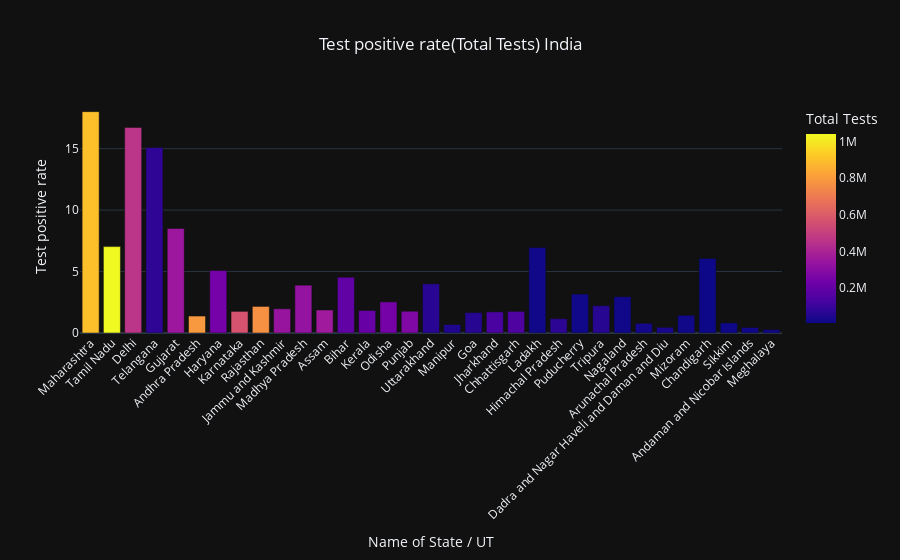

The notebook cell saved with this chart:
### Markdown cell above
The above code displays the following graph which currently isnt helpful as it uses trendline='lowess' #can replace 'lowess' with 'ols'<br>LOWESS = (locally weighted scatterplot smoothing) <a> href="https://en.wikipedia.org/wiki/Local_regression" > Link for better understanding</a><br>OLS = (Ordinary Least Squared)<br>![fig1.png](attachment:fig1.png)<br>As we can see LOWESS needs larger amount of data for a better model<br>Also I need help with making this graph better since I'm restricted for using
<ol>
<li><code>x=range(len(confirmed_df))</code>in <code>px.scatter</code> since it wont otherwise give the trendline and </li>
<li><code>ticktext=confirmed_df[confirmed_df.columns[2]].values.astype(str)</code>in <code>fig.update_xaxes</code> for actually displaying dates on x axis and converted to string because otherwise a huge int/float is displayed on the x axis</li>
</ol>

### Code cell
bar_chart(temp_df, positive_rate_india, total_tests_india, 'India')

### Figure 1 — Plotly figure (JSON) as saved in the notebook; plotly's stock layout.template omitted (floating-point values rounded to 4 significant figures)
{"data": [{"alignmentgroup": "True", "hovertemplate": "Name of State / UT=%{x}<br>Test positive rate=%{y}<br>Total Tests=%{marker.color}<extra></extra>", "legendgroup": "", "marker": {"color": [900423, 1042649, 459156, 75308, 351179, 791624, 241941, 568058, 770174, 338903, 329079, 362713, 189643, 209456, 244588, 276919, 62500, 45253, 60350, 133082, 144828, 13636, 72688, 14689, 60199, 13085, 21890, 30768, 12753, 7201, 10212, 14583, 17784], "coloraxis": "coloraxis"}, "name": "", "offsetgroup": "", "orientation": "v", "showlegend": false, "textposition": "auto", "type": "bar", "x": ["Maharashtra", "Tamil Nadu", "Delhi", "Telangana", "Gujarat", "Andhra Pradesh", "Haryana", "Karnataka", "Rajasthan", "Jammu and Kashmir", "Madhya Pradesh", "Assam", "Bihar", "Kerala", "Odisha", "Punjab", "Uttarakhand", "Manipur", "Goa", "Jharkhand", "Chhattisgarh", "Ladakh", "Himachal Pradesh", "Puducherry", "Tripura", "Nagaland", "Arunachal Pradesh", "Dadra and Nagar Haveli and Daman and Diu", "Mizoram", "Chandigarh", "Sikkim", "Andaman and Nicobar Islands", "Meghalaya"], "xaxis": "x", "y": [18.01, 7.03, 16.73, 15.1, 8.5, 1.38, 5.08, 1.76, 2.16, 1.97, 3.89, 1.87, 4.54, 1.83, 2.53, 1.77, 4, 0.69, 1.66, 1.72, 1.76, 6.96, 1.16, 3.17, 2.22, 2.95, 0.79, 0.46, 1.44, 6.07, 0.82, 0.45, 0.27], "yaxis": "y"}], "layout": {"barmode": "relative", "coloraxis": {"colorbar": {"title": {"text": "Total Tests"}}, "colorscale": [[0, "#0d0887"], [0.1111, "#46039f"], [0.2222, "#7201a8"], [0.3333, "#9c179e"], [0.4444, "#bd3786"], [0.5556, "#d8576b"], [0.6667, "#ed7953"], [0.7778, "#fb9f3a"], [0.8889, "#fdca26"], [1, "#f0f921"]]}, "hovermode": "x", "legend": {"tracegroupgap": 0}, "title": {"text": "Test positive rate(Total Tests) India", "x": 0.5, "xanchor": "center"}, "xaxis": {"anchor": "y", "domain": [0, 1], "tickangle": -45, "title": {"text": "Name of State / UT"}}, "yaxis": {"anchor": "x", "domain": [0, 1], "title": {"text": "Test positive rate"}}}}
